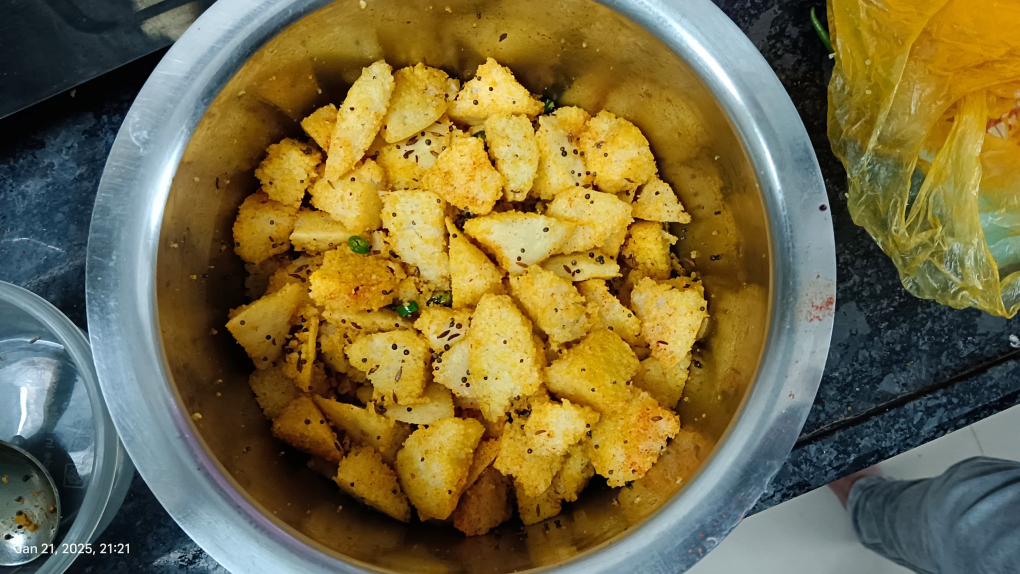
#> input picture mySite/media/WhatsApp Image 2025-01-21 at 22.32.07_e741dbee.jpg, 4080 x 2296 px (shown at 1/4 size)
$ python -i processing_tools.py   (imports and definitions only)
#> lines starting #> are read from the running program, lines starting #| are printed output that depends on the picture
#> further down, picture is the input picture: shape (2296, 4080, 3); mean B, G, R 64.8, 107.9, 120
import cv2
import numpy as np
from rembg import remove
from PIL import Image
from io import BytesIO

# [172 lines left out: functions grayscale, resize, apply_blur, detect_edges, apply_threshold, apply_morphology and 4 more, not called in this run]

def adjust_vibrance(image, factor=0):
    """
    Adjusts the vibrance of an image.
    - image: Input BGR image (NumPy array).
    - factor: Vibrance factor (-100 to 100).
    """
#> called with factor = 0
    hsv = cv2.cvtColor(image, cv2.COLOR_BGR2HSV)
#> hsv: shape (2296, 4080, 3); mean H, S, V 51.4, 153.4, 131.7
    h, s, v = cv2.split(hsv)
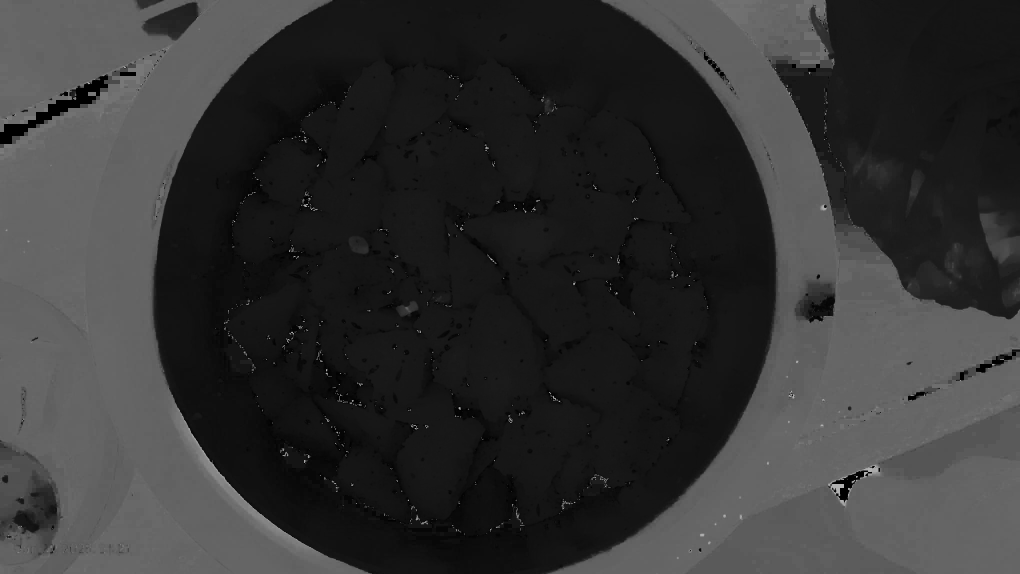
#> h: shape (2296, 4080) (shown at 1/4 size); min 0, max 179, mean 51.4
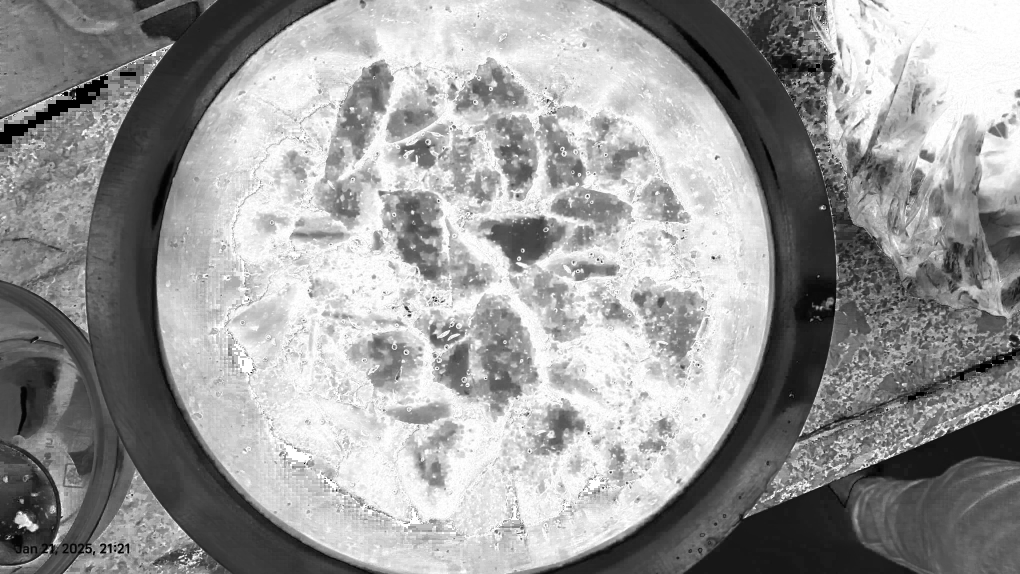
#> s: shape (2296, 4080) (shown at 1/4 size); min 0, max 255, mean 153.4
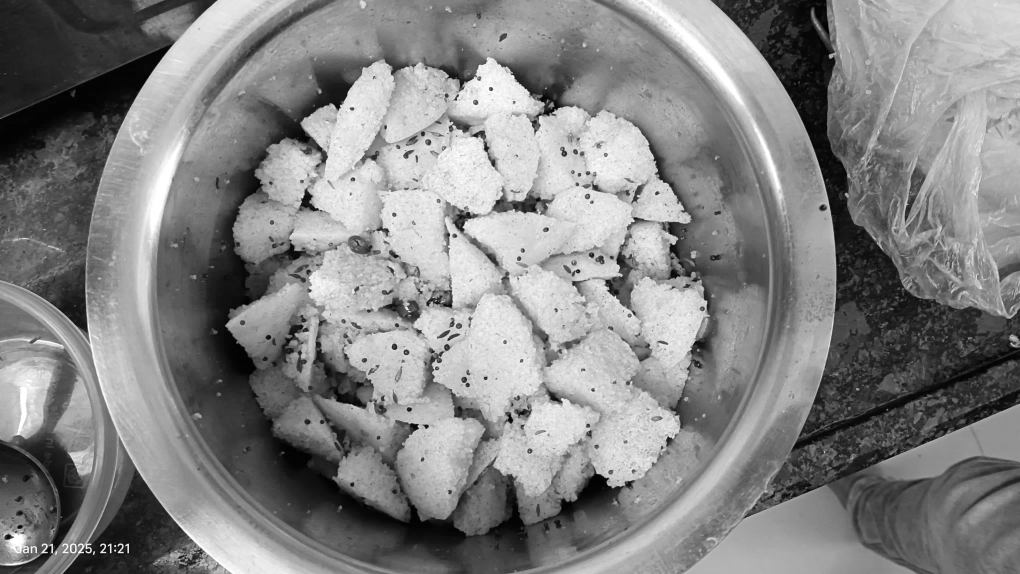
#> v: shape (2296, 4080) (shown at 1/4 size); min 0, max 255, mean 131.7

    s = np.clip(s * (1 + factor / 100.0), 0, 255)

    final_hsv = cv2.merge((h, s.astype(np.uint8), v))
    return cv2.cvtColor(final_hsv, cv2.COLOR_HSV2BGR)

# [50 lines left out: functions adjust_exposure, adjust_hue_saturation, adjust_color_balance, invert_colors, not called in this run]

>>> import cv2
>>> picture = cv2.imread('../media/WhatsApp Image 2025-01-21 at 22.32.07_e741dbee.jpg')
>>> result = adjust_vibrance(picture)

$ run again, on mySite/media/OIP.jpg
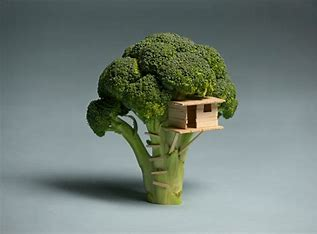
#> input picture mySite/media/OIP.jpg, 317 x 234 px
#> picture is the input picture: shape (234, 317, 3); mean B, G, R 118.7, 126.1, 113.3
#> hsv: shape (234, 317, 3); mean H, S, V 81.4, 54.4, 128.1
#> in adjust_vibrance, `h, s, v = cv2.split(hsv)`:
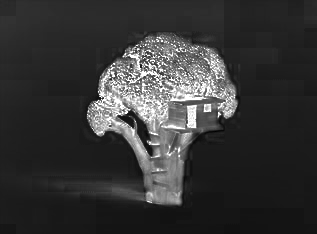
#> s: shape (234, 317); min 0, max 255, mean 54.4
#> in adjust_vibrance, `h, s, v = cv2.split(hsv)`:
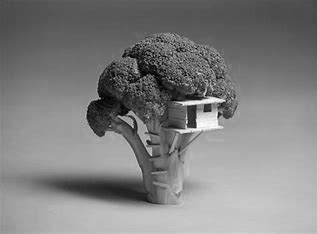
#> v: shape (234, 317); min 2, max 255, mean 128.1
